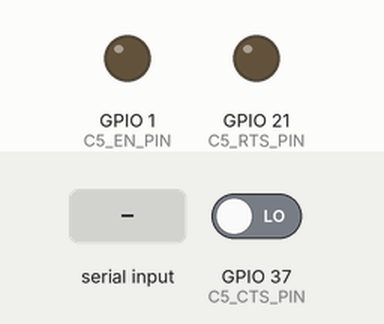
Bench run of a program on a simulated ESP32-S3. Shown: output pins drawn as LEDs (lit = HIGH). Inputs (shaded band) come from the test bench; at power-on: GPIO 37 (C5_CTS_PIN) LOW. The modem accepts every AT command (registered, SIM ready, sends succeed) and sends nothing else; what the program prints to the serial monitor is not drawn.

Above: at 0.0 s.
At 2.1 s:
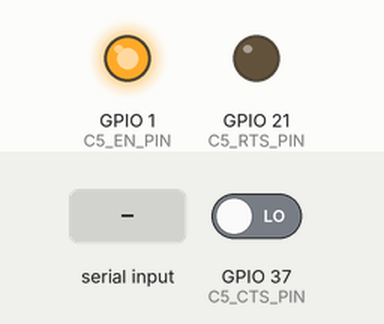
At 14.6 s:
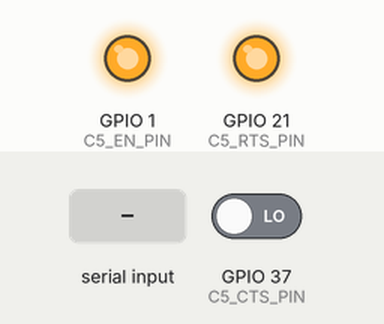
14.7 s: "1\n" received over the second serial link
Timing chart, 0 to 17.7 s (numbered marks = the images above; inputs shaded):
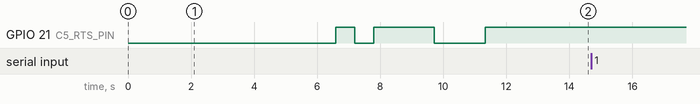

The program:

main.cpp
```cpp
/*
 * RTS/CTS Hardware Connection Test
 *
 * This test verifies the physical wiring between:
 *   S3 GPIO21 (RTS) -> C5 GPIO2 (CTS)
 *   S3 GPIO37 (CTS) <- C5 GPIO3 (RTS)
 *
 * Run this BEFORE trying flow control to confirm wires are connected.
 */

#include <Arduino.h>

// Pin definitions - same as OTA code
#define C5_TX_PIN   35
#define C5_RX_PIN   36
#define C5_RTS_PIN  21    // S3 RTS -> C5 CTS (S3 tells C5 to pause)
#define C5_CTS_PIN  37    // S3 CTS <- C5 RTS (C5 tells S3 to pause)
#define C5_EN_PIN   1

HardwareSerial C5Serial(2);

void setup() {
    Serial.begin(115200);
    delay(2000);

    Serial.println("\n╔════════════════════════════════════════════════╗");
    Serial.println("║     RTS/CTS HARDWARE CONNECTION TEST           ║");
    Serial.println("╚════════════════════════════════════════════════╝\n");

    // Power on C5
    pinMode(C5_EN_PIN, OUTPUT);
    digitalWrite(C5_EN_PIN, HIGH);
    Serial.println("[INIT] C5 powered on, waiting for boot...");
    delay(3000);

    // Basic UART - NO flow control
    C5Serial.begin(115200, SERIAL_8N1, C5_RX_PIN, C5_TX_PIN);
    delay(500);

    // Clear buffer
    while (C5Serial.available()) C5Serial.read();

    // Verify C5 is responding
    Serial.println("\n[TEST 0] Basic UART communication...");
    C5Serial.print("AT\r\n");
    delay(500);
    String resp = "";
    while (C5Serial.available()) resp += (char)C5Serial.read();

    if (resp.indexOf("OK") >= 0) {
        Serial.println("[PASS] C5 responding to AT commands");
    } else {
        Serial.println("[FAIL] C5 not responding!");
        Serial.printf("       Got: %s\n", resp.c_str());
        Serial.println("\n*** Fix basic UART first before testing flow control ***");
        return;
    }

    // Query C5's current UART settings
    Serial.println("\n[INFO] Querying C5 UART settings...");
    while (C5Serial.available()) C5Serial.read();
    C5Serial.print("AT+UART_CUR?\r\n");
    delay(500);
    resp = "";
    while (C5Serial.available()) resp += (char)C5Serial.read();
    Serial.printf("[INFO] C5 UART: %s\n", resp.c_str());

    // =========================================
    // TEST 1: S3 RTS -> C5 CTS connection
    // =========================================
    Serial.println("\n" "═══════════════════════════════════════════════════");
    Serial.println("TEST 1: S3 RTS (GPIO21) -> C5 CTS (GPIO2) connection");
    Serial.println("═══════════════════════════════════════════════════\n");

    Serial.println("We'll toggle S3's RTS pin and see if C5 notices.\n");
    Serial.println("For this to work, C5 must be in CTS mode (flow_control=2).");
    Serial.println("But first, let's just see if the wire is connected by");
    Serial.println("checking if C5's behavior changes when we toggle RTS.\n");

    // Configure S3 RTS as output
    pinMode(C5_RTS_PIN, OUTPUT);

    // Test with RTS HIGH (C5 should be able to send)
    Serial.println("[TEST 1a] Setting S3 RTS HIGH (should allow C5 to send)...");
    digitalWrite(C5_RTS_PIN, HIGH);
    delay(100);

    while (C5Serial.available()) C5Serial.read();
    C5Serial.print("AT\r\n");
    delay(500);
    resp = "";
    while (C5Serial.available()) resp += (char)C5Serial.read();
    bool highWorked = (resp.indexOf("OK") >= 0);
    Serial.printf("         Response: %s\n", highWorked ? "OK (good)" : "TIMEOUT or garbled");

    // Test with RTS LOW (if C5 were in CTS mode, it would pause)
    // But since C5 is NOT in CTS mode yet, this shouldn't affect anything
    Serial.println("\n[TEST 1b] Setting S3 RTS LOW...");
    Serial.println("         (C5 is not in CTS mode, so this shouldn't change anything yet)");
    digitalWrite(C5_RTS_PIN, LOW);
    delay(100);

    while (C5Serial.available()) C5Serial.read();
    C5Serial.print("AT\r\n");
    delay(500);
    resp = "";
    while (C5Serial.available()) resp += (char)C5Serial.read();
    bool lowWorked = (resp.indexOf("OK") >= 0);
    Serial.printf("         Response: %s\n", lowWorked ? "OK (expected - C5 ignoring CTS)" : "TIMEOUT");

    // Put RTS back HIGH
    digitalWrite(C5_RTS_PIN, HIGH);

    // =========================================
    // TEST 2: C5 RTS -> S3 CTS connection
    // =========================================
    Serial.println("\n" "═══════════════════════════════════════════════════");
    Serial.println("TEST 2: C5 RTS (GPIO3) -> S3 CTS (GPIO37) connection");
    Serial.println("═══════════════════════════════════════════════════\n");

    // Configure S3 CTS as input
    pinMode(C5_CTS_PIN, INPUT);

    Serial.println("Reading S3 CTS pin (should reflect C5's RTS output)...");
    Serial.println("C5 is in RTS mode (flow_control=1), so it controls its RTS pin.\n");

    int ctsState = digitalRead(C5_CTS_PIN);
    Serial.printf("[INFO] S3 CTS (GPIO37) reads: %d (%s)\n",
                  ctsState, ctsState ? "HIGH" : "LOW");

    if (ctsState == HIGH) {
        Serial.println("       C5's RTS is HIGH, meaning C5 is ready to receive");
        Serial.println("       (This suggests the wire IS connected)");
    } else {
        Serial.println("       C5's RTS is LOW, meaning C5 buffer might be full");
        Serial.println("       OR the wire is not connected");
    }

    // =========================================
    // TEST 3: Enable CTS mode on C5 and test
    // =========================================
    Serial.println("\n" "═══════════════════════════════════════════════════");
    Serial.println("TEST 3: Enable CTS mode on C5 and verify handshake");
    Serial.println("═══════════════════════════════════════════════════\n");

    Serial.println("This is the critical test. We will:");
    Serial.println("1. Ensure S3 RTS is HIGH (telling C5 'you can send')");
    Serial.println("2. Enable CTS mode on C5 (AT+UART_CUR=115200,8,1,0,2)");
    Serial.println("3. Try to communicate");
    Serial.println("4. Set S3 RTS LOW and see if C5 stops responding");
    Serial.println("5. Set S3 RTS HIGH and see if C5 resumes\n");

    // Step 1: Ensure RTS is HIGH
    Serial.println("[STEP 1] Setting S3 RTS HIGH...");
    digitalWrite(C5_RTS_PIN, HIGH);
    delay(100);
    Serial.printf("         GPIO21 state: %d\n", digitalRead(C5_RTS_PIN));

    // Verify communication still works
    while (C5Serial.available()) C5Serial.read();
    C5Serial.print("AT\r\n");
    delay(500);
    resp = "";
    while (C5Serial.available()) resp += (char)C5Serial.read();
    if (resp.indexOf("OK") < 0) {
        Serial.println("[FAIL] Lost communication before enabling CTS mode!");
        return;
    }
    Serial.println("         Communication OK before CTS enable");

    // Step 2: Enable CTS mode on C5
    Serial.println("\n[STEP 2] Enabling CTS mode on C5...");
    Serial.println("         Sending: AT+UART_CUR=115200,8,1,0,2");

    while (C5Serial.available()) C5Serial.read();
    C5Serial.print("AT+UART_CUR=115200,8,1,0,2\r\n");
    delay(1000);
    resp = "";
    while (C5Serial.available()) resp += (char)C5Serial.read();
    Serial.printf("         Response: %s\n", resp.c_str());

    if (resp.indexOf("OK") < 0) {
        Serial.println("[WARN] Didn't get OK, but let's try anyway...");
    }

    // Step 3: Try to communicate with RTS HIGH
    Serial.println("\n[STEP 3] Testing communication with CTS mode enabled, RTS HIGH...");
    delay(200);

    while (C5Serial.available()) C5Serial.read();
    C5Serial.print("AT\r\n");

    unsigned long start = millis();
    resp = "";
    while (millis() - start < 2000) {
        if (C5Serial.available()) {
            resp += (char)C5Serial.read();
            if (resp.indexOf("OK") >= 0) break;
        }
    }

    if (resp.indexOf("OK") >= 0) {
        Serial.println("[PASS] C5 responds with RTS HIGH - CTS mode working!");
    } else {
        Serial.println("[FAIL] C5 not responding even with RTS HIGH!");
        Serial.printf("       Got: '%s'\n", resp.c_str());
        Serial.println("\n       DIAGNOSIS: The S3 RTS -> C5 CTS wire may not be connected,");
        Serial.println("       or C5 is seeing CTS as LOW despite our HIGH output.");
        Serial.println("\n       Try swapping HIGH/LOW - maybe C5 expects active-low CTS?");

        // Try active-low
        Serial.println("\n[RETRY] Trying with RTS LOW instead (active-low CTS?)...");
        digitalWrite(C5_RTS_PIN, LOW);
        delay(200);

        while (C5Serial.available()) C5Serial.read();
        C5Serial.print("AT\r\n");
        start = millis();
        resp = "";
        while (millis() - start < 2000) {
            if (C5Serial.available()) {
                resp += (char)C5Serial.read();
                if (resp.indexOf("OK") >= 0) break;
            }
        }

        if (resp.indexOf("OK") >= 0) {
            Serial.println("[!!!] C5 responds with RTS LOW!");
            Serial.println("      This means C5 uses ACTIVE-LOW CTS logic!");
            Serial.println("      You need to invert the RTS signal or use a different approach.");
        } else {
            Serial.println("[FAIL] Still no response. Wire is likely not connected.");
        }

        // Attempt recovery
        Serial.println("\n[RECOVERY] Trying to restore C5 to no flow control...");
        digitalWrite(C5_RTS_PIN, HIGH);
        delay(100);
        digitalWrite(C5_RTS_PIN, LOW);
        delay(100);
        digitalWrite(C5_RTS_PIN, HIGH);
        delay(100);

        C5Serial.print("AT+UART_CUR=115200,8,1,0,0\r\n");
        delay(1000);

        while (C5Serial.available()) C5Serial.read();
        C5Serial.print("AT\r\n");
        delay(500);
        resp = "";
        while (C5Serial.available()) resp += (char)C5Serial.read();

        if (resp.indexOf("OK") >= 0) {
            Serial.println("[OK] Recovery successful - C5 back to normal");
        } else {
            Serial.println("[!!!] Recovery failed - power cycle C5 to restore");
        }

        return;
    }

    // Step 4: Set RTS LOW - C5 should stop responding
    Serial.println("\n[STEP 4] Setting S3 RTS LOW - C5 should PAUSE...");
    digitalWrite(C5_RTS_PIN, LOW);
    delay(100);

    while (C5Serial.available()) C5Serial.read();
    C5Serial.print("AT\r\n");

    start = millis();
    resp = "";
    while (millis() - start < 1500) {  // Shorter timeout - we expect no response
        if (C5Serial.available()) {
            resp += (char)C5Serial.read();
        }
    }

    if (resp.indexOf("OK") >= 0) {
        Serial.println("[FAIL] C5 still responding with RTS LOW!");
        Serial.println("       Flow control is NOT working.");
        Serial.println("       C5 is ignoring the CTS signal.");
    } else if (resp.length() == 0) {
        Serial.println("[PASS] C5 paused (no response) - flow control working!");
    } else {
        Serial.printf("[PARTIAL] Got partial response: '%s'\n", resp.c_str());
        Serial.println("          Flow control might be partially working.");
    }

    // Step 5: Set RTS HIGH - C5 should resume
    Serial.println("\n[STEP 5] Setting S3 RTS HIGH - C5 should RESUME...");
    digitalWrite(C5_RTS_PIN, HIGH);
    delay(100);

    // The previous AT command might now complete, or we send a new one
    start = millis();
    while (millis() - start < 1500) {
        if (C5Serial.available()) {
            resp += (char)C5Serial.read();
            if (resp.indexOf("OK") >= 0) break;
        }
    }

    if (resp.indexOf("OK") >= 0) {
        Serial.println("[PASS] C5 resumed and responded!");
        Serial.println("\n*** FLOW CONTROL IS WORKING! ***");
    } else {
        // Send fresh command
        while (C5Serial.available()) C5Serial.read();
        C5Serial.print("AT\r\n");
        delay(500);
        resp = "";
        while (C5Serial.available()) resp += (char)C5Serial.read();

        if (resp.indexOf("OK") >= 0) {
            Serial.println("[PASS] C5 responding again after RTS HIGH");
        } else {
            Serial.println("[FAIL] C5 not responding after RTS HIGH");
            Serial.println("       Something is stuck.");
        }
    }

    // =========================================
    // SUMMARY
    // =========================================
    Serial.println("\n" "═══════════════════════════════════════════════════");
    Serial.println("                    SUMMARY");
    Serial.println("═══════════════════════════════════════════════════\n");

    Serial.println("If TEST 3 passed (C5 paused with RTS LOW, resumed with RTS HIGH),");
    Serial.println("then hardware flow control CAN work between S3 and C5.\n");

    Serial.println("If TEST 3 failed, check:");
    Serial.println("  1. Wire between S3 GPIO21 and C5 GPIO2 (CTS)");
    Serial.println("  2. Voltage levels (both should be 3.3V logic)");
    Serial.println("  3. Whether C5's CTS pin is actually GPIO2 in your build\n");

    Serial.println("To restore C5 to normal after this test, power cycle it");
    Serial.println("or send: AT+UART_CUR=115200,8,1,0,0");

    // Restore C5 to no flow control for clean exit
    Serial.println("\n[CLEANUP] Restoring C5 to no flow control...");
    while (C5Serial.available()) C5Serial.read();
    C5Serial.print("AT+UART_CUR=115200,8,1,0,0\r\n");
    delay(500);
}

void loop() {
    // Interactive mode - forward between Serial and C5Serial
    if (Serial.available()) {
        C5Serial.write(Serial.read());
    }
    if (C5Serial.available()) {
        Serial.write(C5Serial.read());
    }
}
```

Measured:
- after the input at 14.7 s, every drawn part: stays the same
